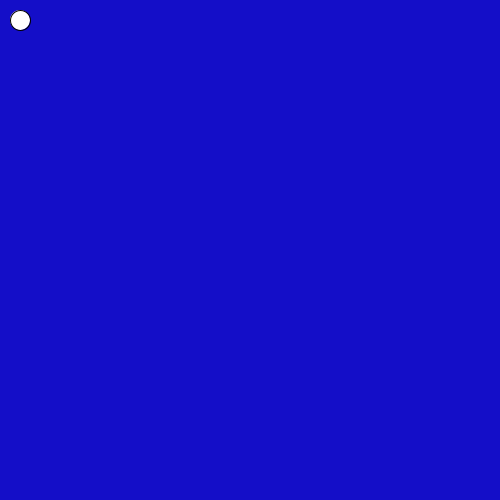
Frame 1 (no input)
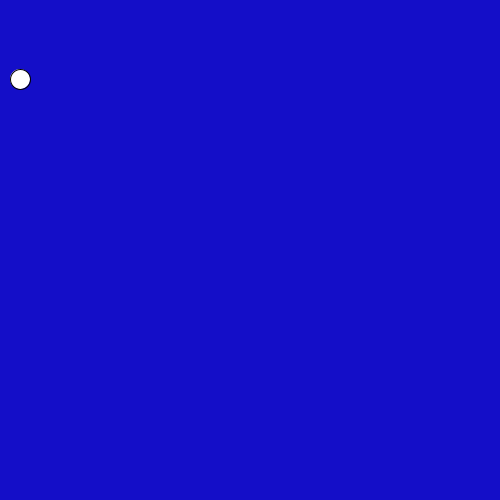
Frame 60 (the mouse pressed at the canvas centre just before this capture)
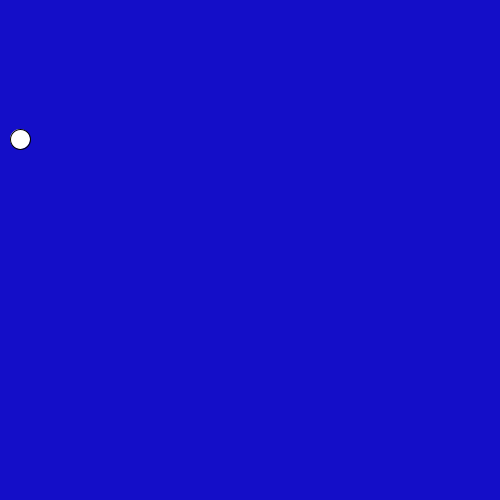
Frame 120 (the mouse held since frame 60 and released just before this capture)

The Processing sketch that drew these frames (run headless with seeded random() and noise(); from frame 60 on, the mouse is pressed at the canvas centre):

// Processing sketch: four_directional_ball
// ── four_directional_ball.pde
int x = 20;
int y = 20;
int dy = 1;
int dx = 0;
void setup() {
  size(500,500);
}

void draw() {
  background(20, 14, 200);
  // if hit bottom left, move right
  circle(x, y, 20);
  y = y + dy;
  x = x + dx;
  // if start at top left corner, move down
  if (y == 480 && x == 20) {
    println("x equals" + x);
    dx = 2;
    dy = 0;
  }
  //if hit bottom right, move up
  if (x == 480 && y == 480) {
    dx = 0;
    dy = -2;
  }
  // if hit top right, move left
  if (x == 480 && y == 20) {
    dx = -2;
    dy = 0;
  }
  //if top corner, move down, loop again !
  if (x == 20 && y == 20) {
    dx = 0;
    dy = 2;
  }
}
